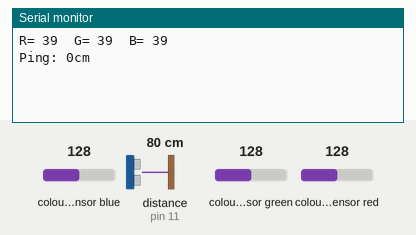
Simulated run of this sketch. Board: Arduino Uno, built with avr-gcc and run on an emulated ATmega328P. On the bench: the last lines printed to the serial monitor. Wiring (inferred from the names in the program): TCS3200 colour sensor: output pin 8; S2 pin 6; S3 pin 7; S0 pin 4; S1 pin 5. The test bench sets the inputs (shaded band); at power-on: colour sensor blue 128, distance to the obstacle (sensor on pin 11) 80 cm, colour sensor green 128, colour sensor red 128. The echo pulse lasts 58.3 µs per cm.

Above: at 1.2 s.
1.3 s: colour sensor blue set to 191
At 5.51 s:
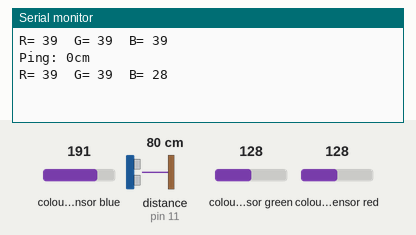
12.4 s: distance to the obstacle (sensor on pin 11) set to 2 cm
At 17.0 s:
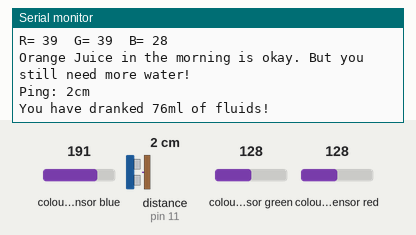
17.8 s: colour sensor green set to 5
At 22.5 s:
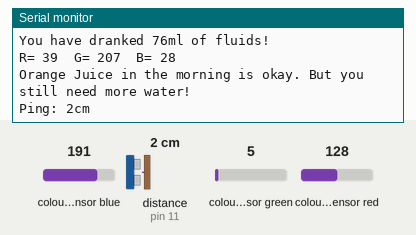

The sketch:

color_sensing_water_level.ino
```cpp
#include <NewPing.h>

/*     Arduino Color Sensing Tutorial
 *
 *  by Dejan Nedelkovski, www.HowToMechatronics.com
 *
 */
#define TRIGGER_PIN  12  // Arduino pin tied to trigger pin on the ultrasonic sensor.
#define ECHO_PIN     11  // Arduino pin tied to echo pin on the ultrasonic sensor.
#define MAX_DISTANCE 50 // Maximum distance we want to ping for (in centimeters). Maximum sensor distance is rated at 400-500cm.

NewPing sonar(TRIGGER_PIN, ECHO_PIN, MAX_DISTANCE); // NewPing setup of pins and maximum distance.

#define S0 4 // 4
#define S1 5 // 14
#define S2 6 // 12
#define S3 7 // 13
#define sensorOut 8 // 15

int rfrequency = 0;
int gfrequency = 0;
int bfrequency = 0;
int lastLevel = 0;
const float Pi = 3.14159;

void setup() {
  pinMode(S0, OUTPUT);
  pinMode(S1, OUTPUT);
  pinMode(S2, OUTPUT);
  pinMode(S3, OUTPUT);
  pinMode(sensorOut, INPUT);

  // Setting frequency-scaling to 20%
  digitalWrite(S0,HIGH);
  digitalWrite(S1,LOW);

  Serial.begin(9600);
}
void loop() {
  // Setting red filtered photodiodes to be read
  digitalWrite(S2,LOW);
  digitalWrite(S3,LOW);
  // Reading the output frequency
  rfrequency = pulseIn(sensorOut, LOW);
  //Remaping the value of the frequency to the RGB Model of 0 to 255
  //frequency = map(frequency, 25,72,255,0);
  // Printing the value on the serial monitor
  Serial.print("R= ");//printing name
  Serial.print(rfrequency);//printing RED color frequency
  Serial.print("  ");
  delay(100);

  // Setting Green filtered photodiodes to be read
  digitalWrite(S2,HIGH);
  digitalWrite(S3,HIGH);
  // Reading the output frequency
  gfrequency = pulseIn(sensorOut, LOW);
  //Remaping the value of the frequency to the RGB Model of 0 to 255
  //frequency = map(frequency, 30,90,255,0);
  // Printing the value on the serial monitor
  Serial.print("G= ");//printing name
  Serial.print(gfrequency);//printing RED color frequency
  Serial.print("  ");
  delay(100);

  // Setting Blue filtered photodiodes to be read
  digitalWrite(S2,LOW);
  digitalWrite(S3,HIGH);
  // Reading the output frequency
  bfrequency = pulseIn(sensorOut, LOW);
  //Remaping the value of the frequency to the RGB Model of 0 to 255
  //frequency = map(frequency, 25,70,255,0);
  // Printing the value on the serial monitor
  Serial.print("B= ");//printing name
  Serial.print(bfrequency);//printing RED color frequency
  Serial.println("  ");
  delay(100);

  if (rfrequency >= 220 && rfrequency <= 240) {
    if (bfrequency > 95) {
      // Red is close to dark
      Serial.println("Why did you drink RedBull (Blue)? You need more water!");
    }
  }
  if (rfrequency > 300 && bfrequency > 100) {
    // this is coke
    Serial.println("Why did you drink Coke? You need more water!");
  }
   if (rfrequency > 20 && rfrequency < 50) {
    if (bfrequency >= 12 && bfrequency < 30) {
      // this is OJ
      Serial.println("Orange Juice in the morning is okay. But you still need more water!");
    }
  }


  int pingLevel = sonar.ping_cm();
  Serial.print("Ping: ");
  Serial.print(pingLevel); // Send ping, get distance in cm and print result (0 = outside set distance range)
  Serial.println("cm");
  int consumption = volumeConsumed(pingLevel);
  if (consumption > 0) {
     Serial.print("You have dranked ");
     Serial.print(consumption);
     Serial.println("ml of fluids!");
  }
  lastLevel = pingLevel;
  delay(5000);
}

int volumeConsumed(int depth) {
  if (depth <= lastLevel+1) return -1;
  int vol = (depth-lastLevel) * Pi * 3.5 * 3.5;
  return vol;
}

//int volumeRemaining(int depth) {
//  return ;
//}
```

Measured:
- after the input at 1.3 s, the serial monitor: prints a new line after 4.0 s (image 1)
- after the input at 12.4 s, the serial monitor: prints a new line after 3.9 s (image 2)
- after the input at 17.8 s, the serial monitor: prints a new line after 3.5 s (image 3)
